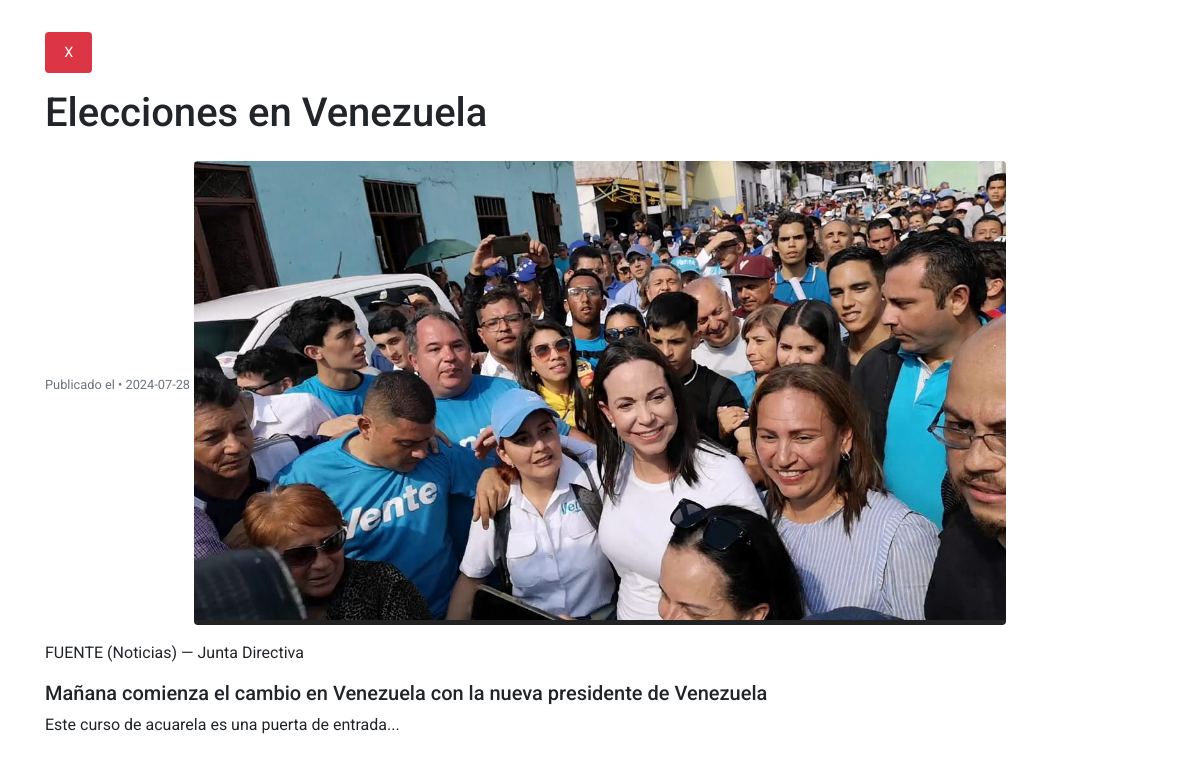
/CRUD_blog/report.php?id=1, run on the app's committed database.
### tables this page shows
CREATE TABLE IF NOT EXISTS report_blog (
    id INT AUTO_INCREMENT PRIMARY KEY,
    title VARCHAR(255) NOT NULL,
    image VARCHAR(255) NOT NULL,
    source VARCHAR(255) NOT NULL,
    published_date DATE NOT NULL,
    summary VARCHAR(255) NOT NULL,
    description TEXT NOT NULL
);

### CRUD_blog/report.php (the view, shortened to what this page needs)
<?php
$servername = "localhost";
$username = "root";
$password = "";
$dbname = "evento_registro";
$conn = new mysqli($servername, $username, $password, $dbname);
$id = $_GET['id'];
$sql = "SELECT * FROM report_blog WHERE id = $id";
$result = $conn->query($sql);
$report = $result->fetch_assoc();
?>
<!DOCTYPE html>
<html lang="es">
<head>
    <link rel="stylesheet" href="https://maxcdn.bootstrapcdn.com/bootstrap/4.5.2/css/bootstrap.min.css">
    <link rel="stylesheet" href="assets/css/styles.css">
</head>
<body>
    <div class="container mt-4">
        <button class="btn btn-danger mb-3" onclick="window.close();">X</button>
        <div class="report">
            <div class="row">
                <div class="col-12">
                    <h1><?php echo htmlspecialchars($report['title']); ?></h1>
                    <small class="text-muted">Publicado el • <?php echo htmlspecialchars($report['published_date']); ?></small>
                    <img src="<?php echo htmlspecialchars($report['image']); ?>" class="img-fluid rounded mt-3" alt="Reportaje">
                </div>
                <div class="col-12 mt-3">
                    <p>FUENTE (<?php echo htmlspecialchars($report['categoria']); ?>) — <?php echo htmlspecialchars($report['fuente']); ?></p>
                    <h5><?php echo htmlspecialchars($report['sub_title']); ?></h5>
                    <p><?php echo htmlspecialchars($report['description']); ?></p>
                </div>
            </div>
        </div>
    </div>
</body>
</html>

### CRUD_blog/assets/css/styles.css (style rules this page uses)
body { font-family: 'Roboto', sans-serif; margin: 0; padding: 0; background-color: #fff; }
.btn-primary, .btn-danger, .btn-info { font-size: 0.9rem; border: none; padding: 0.6rem 1.2rem; margin-top: 0.5rem; margin-right: 0.5rem; }
.btn-danger { background-color: #dc3545; color: white; }

### data on the page
report_blog: title "Elecciones en Venezuela", published_date "2024-07-28", image (picture), categoria "Noticias", fuente "Junta Directiva", sub_title "Mañana comienza el cambio en Venezuela con la nueva presidente de Venezuela", description "Este curso de acuarela es una puerta de entrada..."
